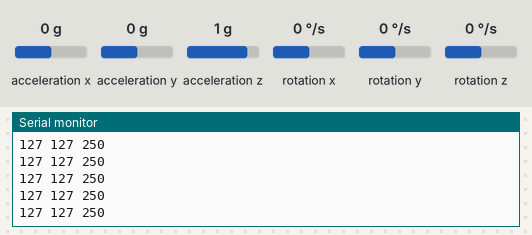
The sketch below on a simulated Arduino Uno, built with avr-gcc and run on an emulated ATmega328P. Shown: the last lines printed to the serial monitor. The test bench sets the inputs (shaded band); at power-on: acceleration x 0 g, acceleration y 0 g, acceleration z 1 g, rotation x 0 °/s, rotation y 0 °/s, rotation z 0 °/s.

Above: at 1.2 s.
1.3 s: acceleration x set to -1.4 g
At 2.1 s:
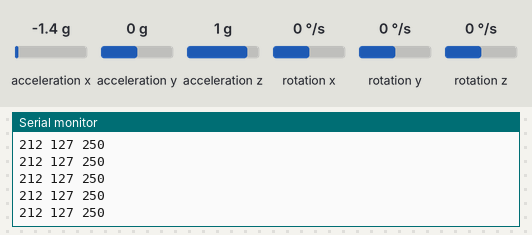
2.8 s: acceleration y set to -1.4 g
At 3.9 s:
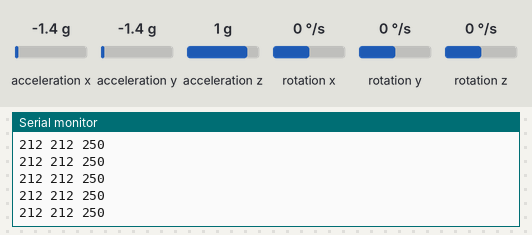
4.3 s: acceleration z set to -1.4 g
At 5.1 s:
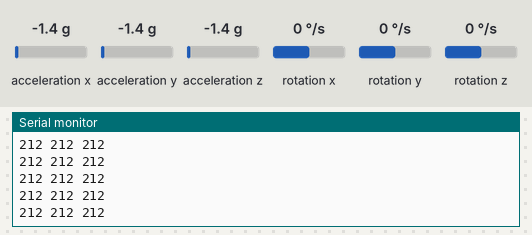

Measured:
- after the input at 1.3 s, the serial monitor: prints a new line after 0.07 s (image 1)
- after the input at 2.8 s, the serial monitor: prints a new line after 0.07 s (image 2)
- after the input at 4.3 s, the serial monitor: prints a new line after 0.07 s (image 3)

The sketch:

mpu6050_origin.ino
```cpp
#include "Wire.h"
#include "I2Cdev.h"
#include "MPU6050.h"

MPU6050 mpu;
int16_t ax, ay, az;
int16_t gx, gy, gz;
int txPin = 1;

struct MyData {
  byte X;
  byte Y;
  byte Z;
};

MyData data;

void setup()
{
  digitalWrite(txPin, LOW);
  Serial.begin(9600);
  Wire.begin();
  mpu.initialize();
}

void loop()
{
  mpu.getMotion6(&ax, &ay, &az, &gx, &gy, &gz);
  data.X = map(ax, -17000, 17000, 0, 255 ); // X axis data
  data.Y = map(ay, -17000, 17000, 0, 255);  // Z axis data
  data.Z = map(az, -17000, 17000, 0, 255);  // Y axis data
  Serial.print(data.X);
  Serial.print(" ");
  Serial.print(data.Y);
  Serial.print(" ");
  Serial.println(data.Z);
}
```
